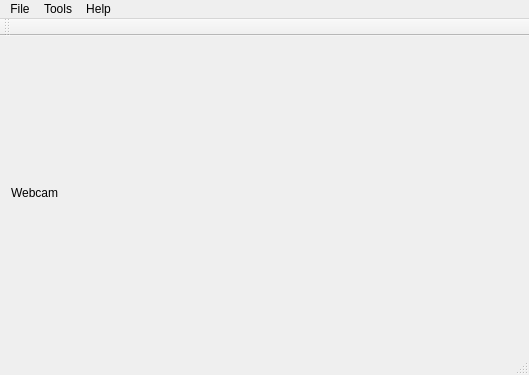
<?xml version="1.0" encoding="UTF-8"?>
<ui version="4.0">
 <class>MainWindow</class>
 <widget class="QMainWindow" name="MainWindow">
  <property name="geometry">
   <rect>
    <x>0</x>
    <y>0</y>
    <width>529</width>
    <height>375</height>
   </rect>
  </property>
  <property name="windowTitle">
   <string>OTK Application</string>
  </property>
  <widget class="QWidget" name="centralWidget">
   <widget class="QLabel" name="labelWebcam">
    <property name="geometry">
     <rect>
      <x>11</x>
      <y>11</y>
      <width>501</width>
      <height>291</height>
     </rect>
    </property>
    <property name="text">
     <string>Webcam</string>
    </property>
   </widget>
  </widget>
  <widget class="QMenuBar" name="menuBar">
   <property name="geometry">
    <rect>
     <x>0</x>
     <y>0</y>
     <width>529</width>
     <height>26</height>
    </rect>
   </property>
   <widget class="QMenu" name="menuFile">
    <property name="title">
     <string>File</string>
    </property>
    <addaction name="actionOpen"/>
    <addaction name="actionSave"/>
   </widget>
   <widget class="QMenu" name="menuHelp">
    <property name="title">
     <string>Help</string>
    </property>
    <addaction name="actionAbout"/>
   </widget>
   <widget class="QMenu" name="menuTools">
    <property name="title">
     <string>Tools</string>
    </property>
    <addaction name="actionConvertImage"/>
   </widget>
   <addaction name="menuFile"/>
   <addaction name="menuTools"/>
   <addaction name="menuHelp"/>
  </widget>
  <widget class="QToolBar" name="mainToolBar">
   <attribute name="toolBarArea">
    <enum>TopToolBarArea</enum>
   </attribute>
   <attribute name="toolBarBreak">
    <bool>false</bool>
   </attribute>
  </widget>
  <widget class="QStatusBar" name="statusBar"/>
  <action name="actionOpen">
   <property name="text">
    <string>Open</string>
   </property>
  </action>
  <action name="actionSave">
   <property name="text">
    <string>Save</string>
   </property>
  </action>
  <action name="actionAbout">
   <property name="text">
    <string>About</string>
   </property>
  </action>
  <action name="actionConvertImage">
   <property name="text">
    <string>ConvertImage</string>
   </property>
  </action>
 </widget>
 <layoutdefault spacing="6" margin="11"/>
 <resources/>
 <connections/>
</ui>
